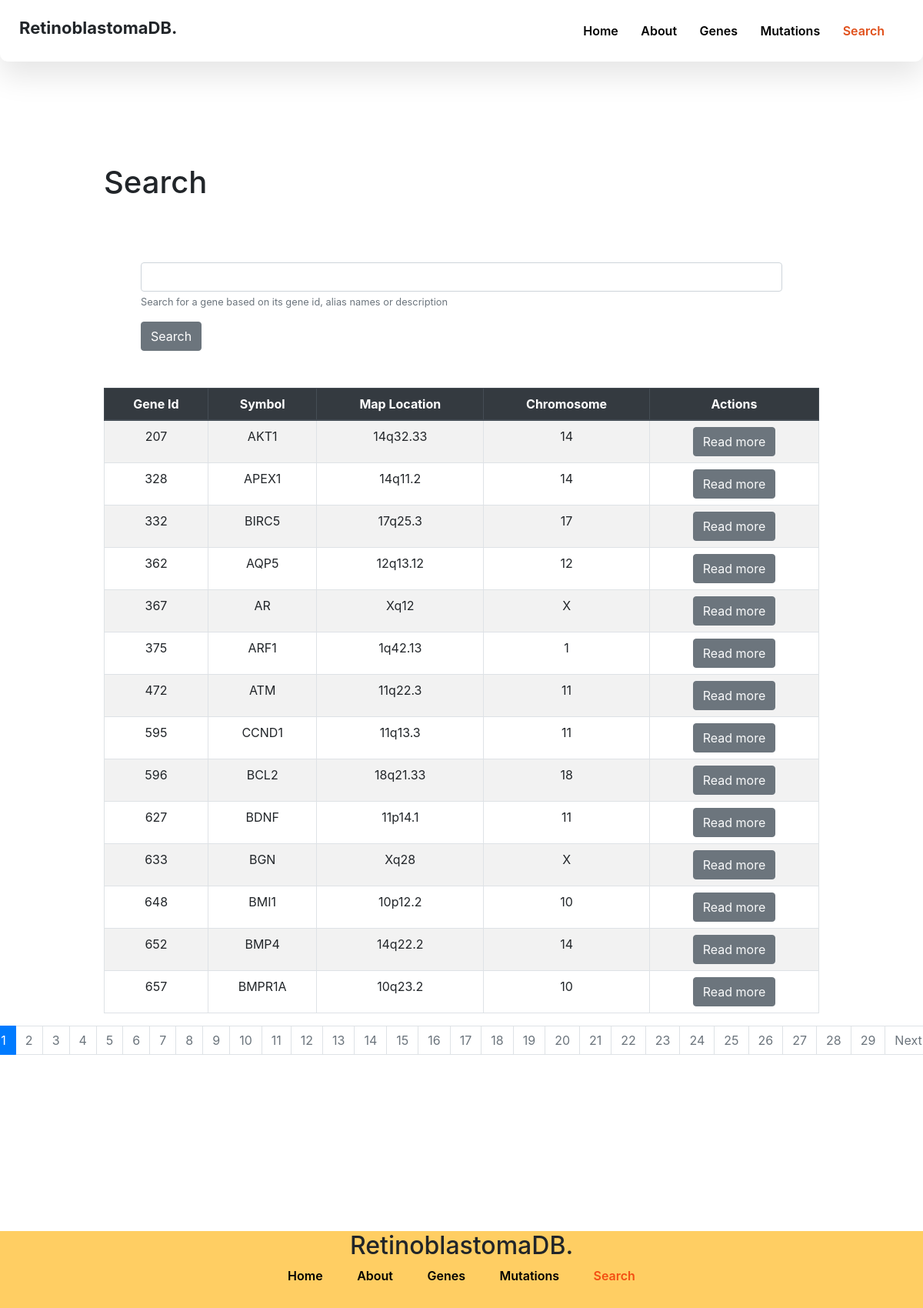
Screenshot of /search.php with the database file from the repository.
### tables this page shows
CREATE TABLE `genes` (
  `tax_id` int(4) DEFAULT NULL,
  `org_name` varchar(12) DEFAULT NULL,
  `gene_id` int(9) NOT NULL,
  `symbol` varchar(12) DEFAULT NULL,
  `aliases` varchar(145) DEFAULT NULL,
  `description` varchar(97) DEFAULT NULL,
  `other_designations` varchar(562) DEFAULT NULL,
  `map_location` varchar(15) DEFAULT NULL,
  `chromosome` varchar(2) DEFAULT NULL,
  `genomic_nucleotide_accession.version` varchar(12) DEFAULT NULL,
  `start_position_on_the_genomic_accession` int(9) DEFAULT NULL,
  `end_position_on_the_genomic_accession` int(9) DEFAULT NULL,
  `orientation` varchar(5) DEFAULT NULL,
  `exon_count` int(3) DEFAULT NULL
);

### search.php (the view, shortened to what this page needs)
<?php
  require('./nav.inc.php');
  $limit = 14;
  if(isset($_GET['page'])) {
    $page = $_GET['page'];
  }
  else {
    $page = 1;
  }
  if(isset($_GET['search'])) {
    $searchInput = $_GET['search'];
  }
  else {
    $searchInput = '';
  }
  $offset = ($page - 1) * $limit;
  $sql = "SELECT * FROM genes
          WHERE aliases LIKE '%".$searchInput."%'
          OR symbol LIKE '%".$searchInput."%'
          OR description LIKE '%".$searchInput."%'
          OR other_designations LIKE '%".$searchInput."%'
          LIMIT {$offset}, {$limit}";
  $result = mysqli_query($con, $sql);
?>
<link rel="stylesheet" href="https://cdn.jsdelivr.net/npm/bootstrap@4.6.0/dist/css/bootstrap.min.css">
<div class="landing-gene" data-aos="fade-left" data-aos-duration="1000">
  <div class="container">
    <h1 class="mb-2">Search</h1>
    <form method="post" class="m-5">
      <div class="form-group">
        <input type="text" class="form-control" name="searchInput">
        <small class="form-text text-muted">Search for a gene based on its gene id, alias names or description</small>
      </div>
      <button type="submit" name="submit" class="btn btn-secondary">Search</button>
    </form>
    <table class="table text-center table-striped table-bordered table-sm" >
      <thead class="thead-dark">
        <tr>
          <th class="p-2">Gene Id</th>
          <th class="p-2">Symbol</th>
          <th class="p-2">Map Location</th>
          <th class="p-2">Chromosome</th>
          <th class="p-2">Actions</th>
        </tr>
      </thead>
      <tbody>
        <?php
          if(mysqli_num_rows($result) > 0) {
            while($data = mysqli_fetch_assoc($result)) {
              $geneId = $data['gene_id'];
              $symbol = $data['symbol'];
              $mapLocation = $data['map_location'];
              $chromosome = $data['chromosome'];
              echo '
                <tr>
                  <td class="p-2">'.$geneId.'</td>
                  <td class="p-2">'.$symbol.'</td>
                  <td class="p-2">'.$mapLocation.'</td>
                  <td class="p-2">'.$chromosome.'</td>
                  <td class="p-2"><a class="btn btn-secondary text-light" href="gene.php?id='.$geneId.'">Read more</td>
                </tr>
              ';
            }
          }
          else {
            echo '<tr><td rowspan="2" colspan="5" class="p-2 text-center"> No Data Found, Please input valid details</td></tr>';
          }
        ?>
      </tbody>
    </table>
    <?php
      $paginationSql = "SELECT * FROM genes
                        WHERE aliases LIKE '%".$searchInput."%'
                        OR symbol LIKE '%".$searchInput."%'
                        OR description LIKE '%".$searchInput."%'
                        OR other_designations LIKE '%".$searchInput."%'";
      $paginationResult = mysqli_query($con, $paginationSql);
      if(mysqli_num_rows($paginationResult) > 0) {
        $total_records = mysqli_num_rows($paginationResult);
        $total_page = ceil($total_records / $limit);
    ?>
    <nav>
      <ul class="pagination justify-content-center">
        <?php
          for($i = 1; $i <= $total_page; $i++) {
            $active = "";
            if($page == $i) {
              $active = " active";
            }
            echo '<li class="page-item '.$active.'"><a class="page-link  text-secondary" href="./search.php?page='.$i.'&search='.$searchInput.'">'.$i.'</a></li>';
          }
          if($page < $total_page) {
            echo '<li class="page-item"><a class="page-link text-secondary" href="./search.php?page='.($page + 1).'&search='.$searchInput.'">Next </a></li>';
          }
        }
        ?>
      </ul>
    </nav>
  </div>
</div>
<?php
  require('./footer.inc.php');
?>

### styles.css (style rules this page uses)
html, body { background-color: #fff; font-family: "Source Sans Pro", sans-serif; overflow-x: hidden !important; margin: 0px !important; padding: 0px !important; }
* { text-decoration: none !important; }
.landing-gene { display: flex; flex-direction: row; justify-content: space-between; align-items: center; padding: 0 10vw 0 10vw; height: 200vh; }
.landing-gene h1 { padding-bottom: 2rem; }
.active a { color: white !important; }

### rows the page displays
genes: gene_id "207", symbol "AKT1", map_location "14q32.33", chromosome "14"
genes: gene_id "328", symbol "APEX1", map_location "14q11.2", chromosome "14"
genes: gene_id "332", symbol "BIRC5", map_location "17q25.3", chromosome "17"
genes: gene_id "362", symbol "AQP5", map_location "12q13.12", chromosome "12"
genes: gene_id "367", symbol "AR", map_location "Xq12", chromosome "X"
genes: gene_id "375", symbol "ARF1", map_location "1q42.13", chromosome "1"
genes: gene_id "472", symbol "ATM", map_location "11q22.3", chromosome "11"
genes: gene_id "595", symbol "CCND1", map_location "11q13.3", chromosome "11"
genes: gene_id "596", symbol "BCL2", map_location "18q21.33", chromosome "18"
genes: gene_id "627", symbol "BDNF", map_location "11p14.1", chromosome "11"
genes: gene_id "633", symbol "BGN", map_location "Xq28", chromosome "X"
genes: gene_id "648", symbol "BMI1", map_location "10p12.2", chromosome "10"
genes: gene_id "652", symbol "BMP4", map_location "14q22.2", chromosome "14"
genes: gene_id "657", symbol "BMPR1A", map_location "10q23.2", chromosome "10"
